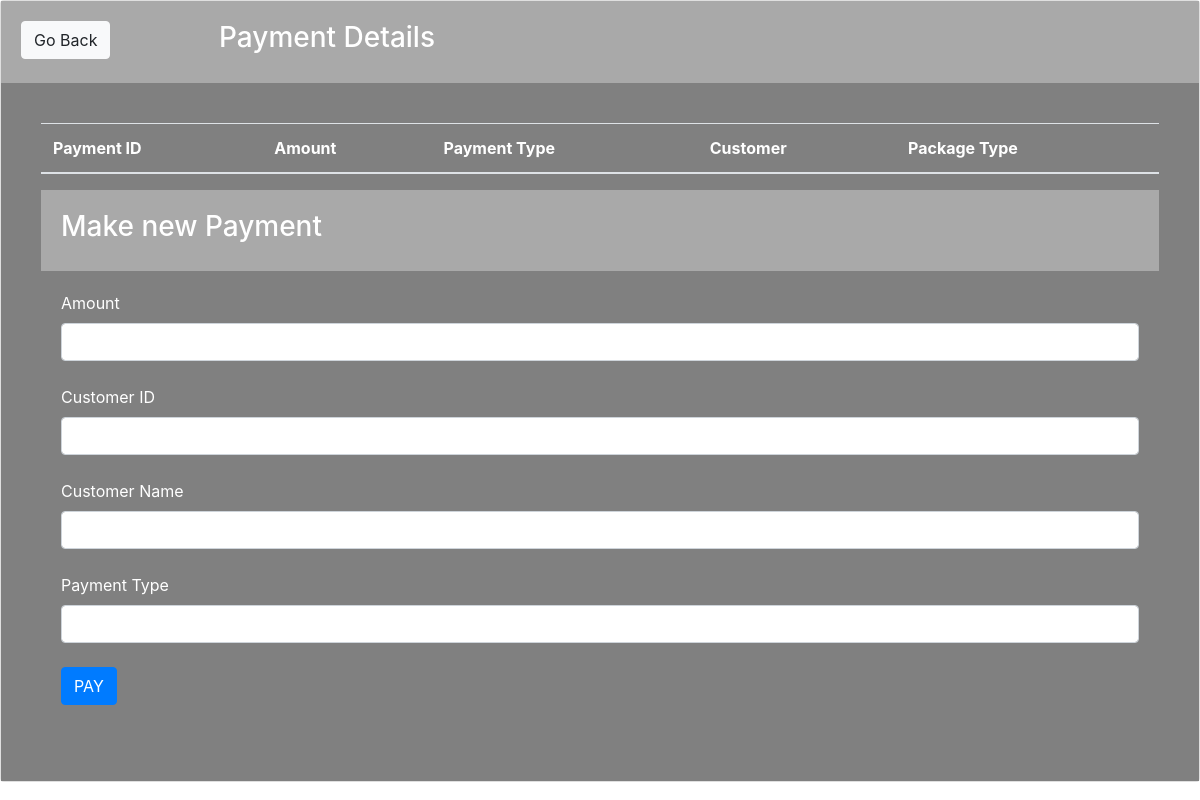
The app's page /payment.php, older data.
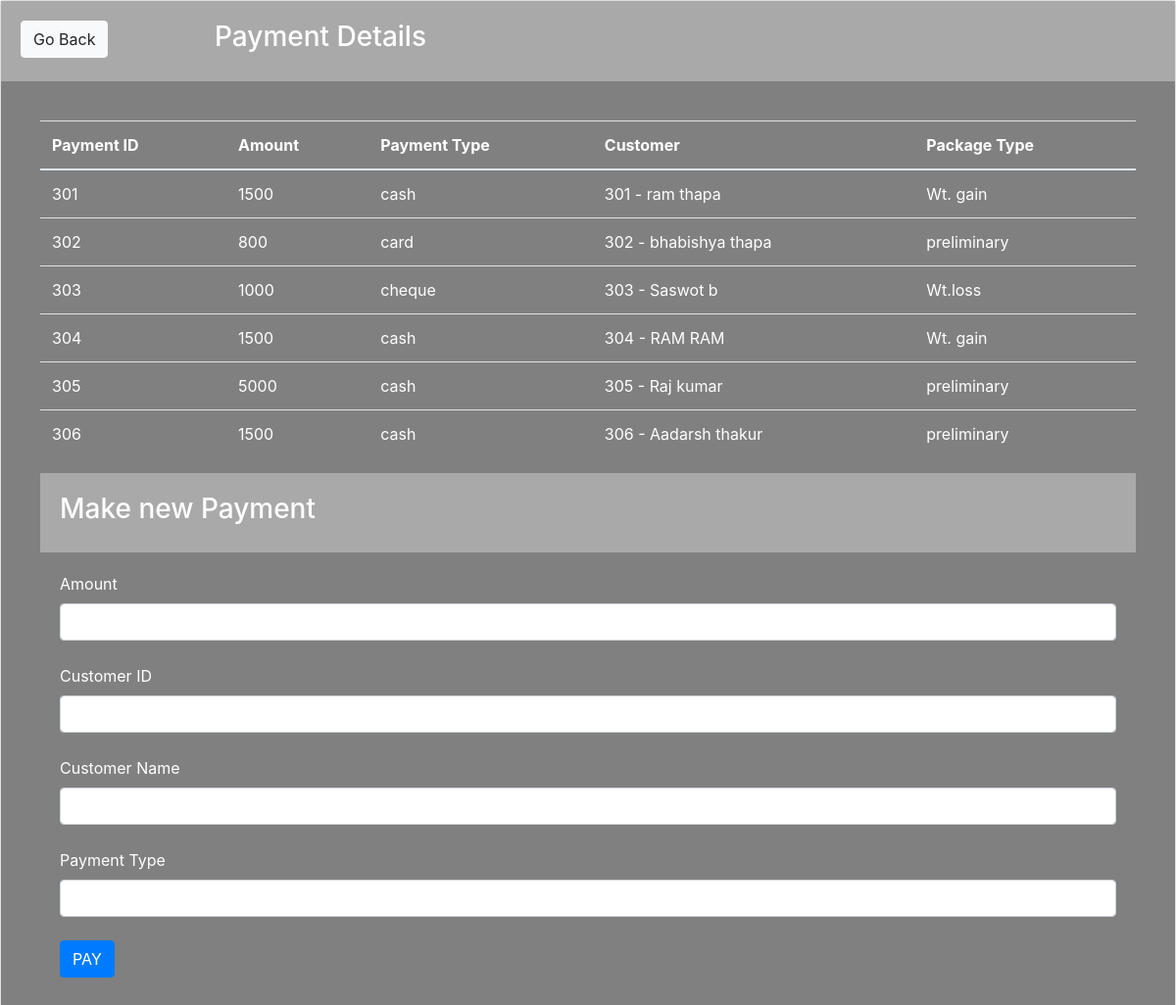
The same page, newer data.
### tables this page shows
CREATE TABLE IF NOT EXISTS `payment` (
    `Payment_id` int NOT NULL AUTO_INCREMENT,
    `package_id` varchar(40) NOT NULL,
    `Amount` int NOT NULL,
    `customer_id` varchar(20) NOT NULL,
    `payment_type` varchar(20) NOT NULL,
    PRIMARY KEY (`Payment_id`),
    FOREIGN KEY (`package_id`) REFERENCES `package` (`Package_id`),
    FOREIGN KEY (`customer_id`) REFERENCES `gymapp` (`contact`)
);

CREATE TABLE IF NOT EXISTS `gymapp` (
    `fname` varchar(40) NOT NULL,
    `lname` varchar(40) NOT NULL,
    `email` varchar(40) NOT NULL,
    `contact` varchar(40) NOT NULL,
    `trainer_id` int NOT NULL,
    `logintb_id` int NULL,
    PRIMARY KEY (`contact`),
    FOREIGN KEY (`trainer_id`) REFERENCES `trainer` (`Trainer_id`),
    FOREIGN KEY (`logintb_id`) REFERENCES `logintb` (`logintb_id`)
);

CREATE TABLE IF NOT EXISTS `package` (
    `Package_id` varchar(40) NOT NULL,
    `Package_name` varchar(40) NOT NULL,
    `Amount` int NOT NULL,
    PRIMARY KEY (`Package_id`)
);

### func.php (the view, shortened to what this page needs)
<?php
$con = mysqli_connect("localhost", "root", "", "gymwebsite");
function get_payment()
{
    global $con;
    $query = "select * from Payment";
    $result = mysqli_query($con, $query);
    while ($row = mysqli_fetch_array($result)) {
        $Payment_id = $row['Payment_id'];
        $Amount = $row['Amount'];
        $payment_type = $row['payment_type'];
        $customer_id = $row['customer_id'];
        $package_id = $row['package_id'];
        $query_package = "SELECT Package_name FROM package WHERE Package_id = '$package_id'";
        $result_package = mysqli_query($con, $query_package);
        $row_package = mysqli_fetch_assoc($result_package);
        $package_name = $row_package['Package_name'];
        $query_customer = "SELECT fname, lname FROM gymapp WHERE contact = '$customer_id'";
        $result_customer = mysqli_query($con, $query_customer);
        if ($result_customer && mysqli_num_rows($result_customer) > 0) {
            $row_customer = mysqli_fetch_assoc($result_customer);
            $customer = $Payment_id . " - " . $row_customer['fname'] . " " . $row_customer['lname'];
        } else {
            $customer = "Customer Not Found";
        }
        echo "<tr>
        <td>$Payment_id</td>
        <td>$Amount</td>
        <td>$payment_type</td>
        <td>$customer</td>
        <td>$package_name</td>
        </tr>";
    }
}

Row changes from the older to the newer data that the page shows:
added payment: Payment_id "301", Amount "1500", payment_type "cash", Payment_id.lname "301 - ram thapa", package.Package_name "Wt. gain"
added payment: Payment_id "302", Amount "800", payment_type "card", Payment_id.lname "302 - bhabishya thapa", package.Package_name "preliminary"
added payment: Payment_id "303", Amount "1000", payment_type "cheque", Payment_id.lname "303 - Saswot b", package.Package_name "Wt.loss"
added payment: Payment_id "304", Amount "1500", payment_type "cash", Payment_id.lname "304 - RAM RAM", package.Package_name "Wt. gain"
added payment: Payment_id "305", Amount "5000", payment_type "cash", Payment_id.lname "305 - Raj kumar", package.Package_name "preliminary"
added payment: Payment_id "306", Amount "1500", payment_type "cash", Payment_id.lname "306 - Aadarsh thakur", package.Package_name "preliminary"
